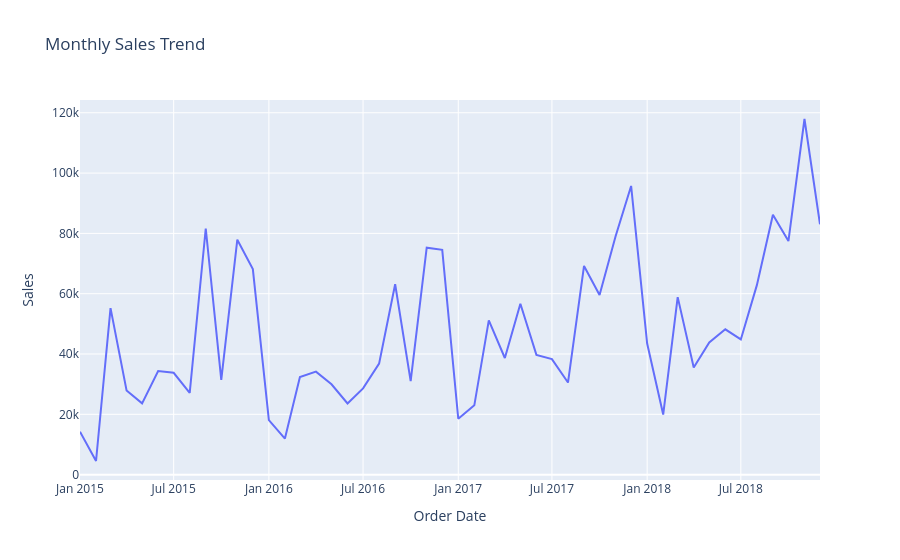

The code cell stored with this chart in its notebook:
### Code cell
import os

# Plot monthly sales trend
fig = px.line(
    monthly_dashboard,
    x="Order Date",
    y="Sales",
    title="Monthly Sales Trend"
)
os.makedirs("charts", exist_ok=True)
out_png = "charts/Monthly_Sales_Trend.png"

try:
    fig.write_image(out_png, width=1200, height=600)
except ValueError as e:
    print("Image export failed:", e)
    print("Install kaleido: pip install --upgrade kaleido")
    print("Saving an HTML fallback instead.")
    fig.write_html("charts/Monthly_Sales_Trend.html")
fig.show()

### Figure 1 — Plotly figure (JSON) as saved in the notebook; plotly's stock layout.template omitted (floating-point values rounded to 4 significant figures)
{"data": [{"hovertemplate": "Order Date=%{x}<br>Sales=%{y}<extra></extra>", "legendgroup": "", "line": {"color": "#636efa", "dash": "solid"}, "marker": {"symbol": "circle"}, "mode": "lines", "name": "", "orientation": "v", "showlegend": false, "type": "scatter", "x": ["2015-01-01T00:00:00", "2015-02-01T00:00:00", "2015-03-01T00:00:00", "2015-04-01T00:00:00", "2015-05-01T00:00:00", "2015-06-01T00:00:00", "2015-07-01T00:00:00", "2015-08-01T00:00:00", "2015-09-01T00:00:00", "2015-10-01T00:00:00", "2015-11-01T00:00:00", "2015-12-01T00:00:00", "2016-01-01T00:00:00", "2016-02-01T00:00:00", "2016-03-01T00:00:00", "2016-04-01T00:00:00", "2016-05-01T00:00:00", "2016-06-01T00:00:00", "2016-07-01T00:00:00", "2016-08-01T00:00:00", "2016-09-01T00:00:00", "2016-10-01T00:00:00", "2016-11-01T00:00:00", "2016-12-01T00:00:00", "2017-01-01T00:00:00", "2017-02-01T00:00:00", "2017-03-01T00:00:00", "2017-04-01T00:00:00", "2017-05-01T00:00:00", "2017-06-01T00:00:00", "2017-07-01T00:00:00", "2017-08-01T00:00:00", "2017-09-01T00:00:00", "2017-10-01T00:00:00", "2017-11-01T00:00:00", "2017-12-01T00:00:00", "2018-01-01T00:00:00", "2018-02-01T00:00:00", "2018-03-01T00:00:00", "2018-04-01T00:00:00", "2018-05-01T00:00:00", "2018-06-01T00:00:00", "2018-07-01T00:00:00", "2018-08-01T00:00:00", "2018-09-01T00:00:00", "2018-10-01T00:00:00", "2018-11-01T00:00:00", "2018-12-01T00:00:00"], "xaxis": "x", "y": [14210.0, 4520.0, 55210.0, 27910.0, 23640.0, 34320.0, 33780.0, 27120.0, 81620.0, 31450.0, 77910.0, 68170.0, 18070.0, 11950.0, 32340.0, 34150.0, 29960.0, 23600.0, 28610.0, 36820.0, 63130.0, 31010.0, 75250.0, 74540.0, 18540.0, 22980.0, 51170.0, 38680.0, 56660.0, 39720.0, 38320.0, 30540.0, 69190.0, 59580.0, 79070.0, 95740.0, 43480.0, 19920.0, 58860.0, 35540.0, 43830.0, 48190.0, 44830.0, 62840.0, 86150.0, 77450.0, 117900.0, 83030.0], "yaxis": "y"}], "layout": {"legend": {"tracegroupgap": 0}, "title": {"text": "Monthly Sales Trend"}, "xaxis": {"anchor": "y", "domain": [0, 1], "title": {"text": "Order Date"}}, "yaxis": {"anchor": "x", "domain": [0, 1], "title": {"text": "Sales"}}}}
